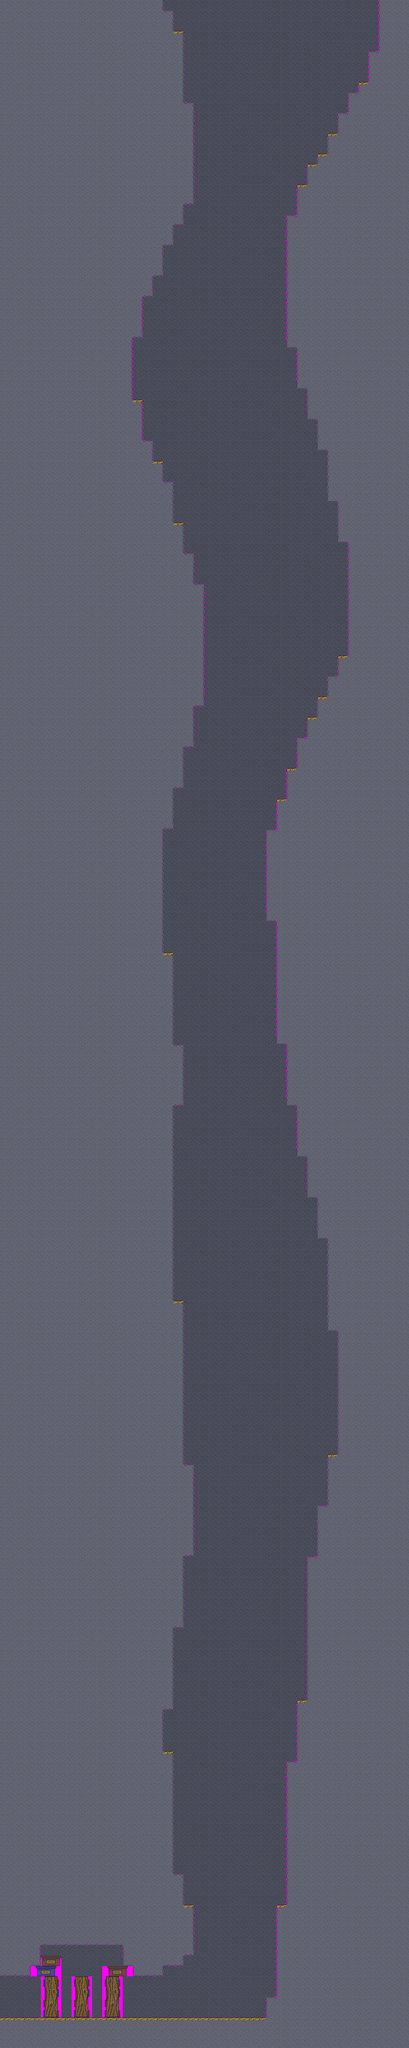

A level layout from a 2D game, rendered from its tile map. Below: a short description, then the map file with tile-grid data replaced by summaries:
An orthogonal 40x200 tile map with 32x32 px tiles, 3 tile layers (background, middleground, foreground), 1 hidden layer not drawn.

<map version="1.0" orientation="orthogonal" width="40" height="200" tilewidth="32" tileheight="32">
 <tileset firstgid="1" source="tiles.tsx" />
 <layer name="collision" width="40" height="200" visible="0">
  <data>[8000 cells, 5982 non-empty, 2 distinct tile ids]</data>
 </layer>
 <layer name="background" width="40" height="200">
  <data>[8000 cells, 8000 non-empty, 1 distinct tile ids]</data>
 </layer>
 <layer name="middleground" width="40" height="200">
  <data>[8000 cells, 32 non-empty, 16 distinct tile ids]</data>
 </layer>
 <layer name="foreground" width="40" height="200">
  <data>[8000 cells, 5391 non-empty, 11 distinct tile ids]</data>
 </layer>
 <objectgroup name="objects" width="40" height="200" />
</map>